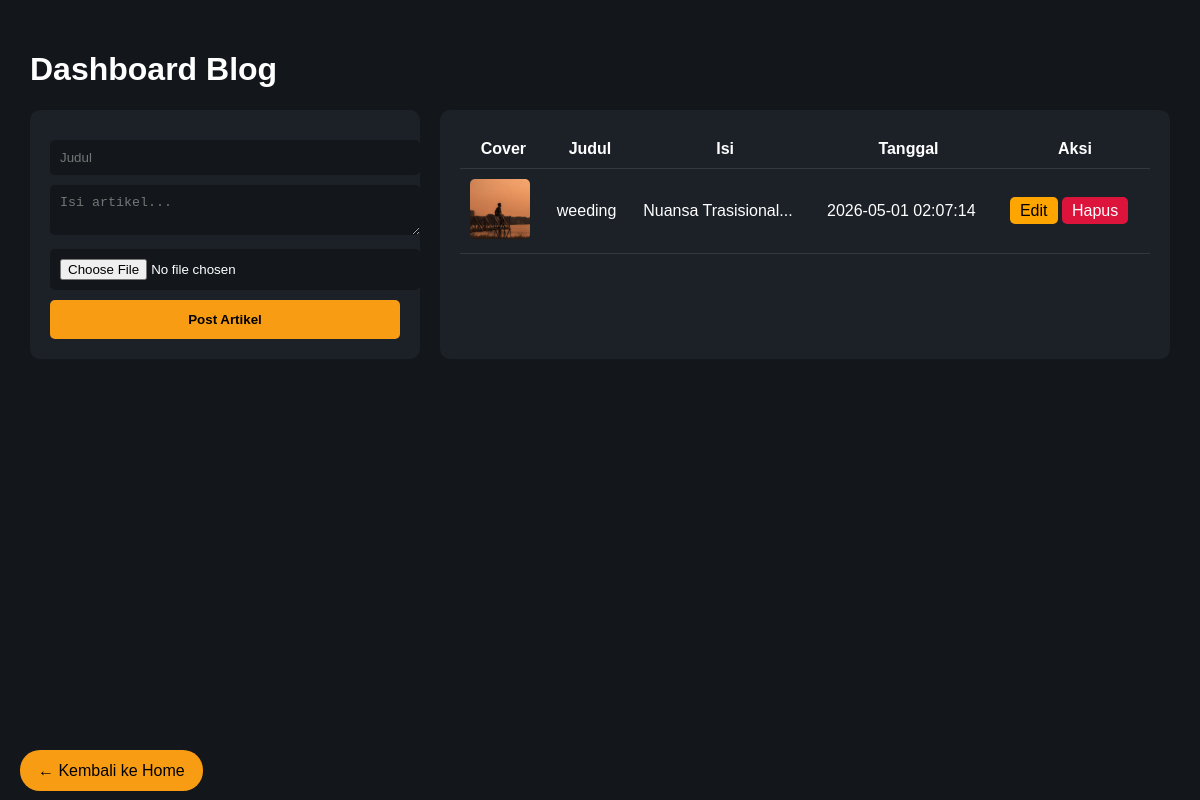
Screenshot of /blog.php with the database file from the repository.
### tables this page shows
CREATE TABLE `blog` (
  `id_blog` int(11) NOT NULL,
  `id_admin` int(11) DEFAULT NULL,
  `judul` varchar(200) DEFAULT NULL,
  `isi` text DEFAULT NULL,
  `gambar` varchar(255) DEFAULT NULL,
  `tanggal` timestamp NOT NULL DEFAULT current_timestamp()
);

### blog.php (the view, shortened to what this page needs)
<?php
$conn = mysqli_connect("localhost", "root", "", "jocafee");
$editData = null;
?>
<!DOCTYPE html>
<html>
<head>
</head>
<body>
<h1>Dashboard Blog</h1>
<div class="grid">
<div class="form-box">
<form method="POST" enctype="multipart/form-data">
<input type="text" name="judul"
value="<?= $editData['judul'] ?? '' ?>" placeholder="Judul" required>
<textarea name="isi" placeholder="Isi artikel..." required><?= $editData['isi'] ?? '' ?></textarea>
<input type="file" name="gambar">
<button type="submit" name="<?= $editData ? 'update_artikel' : 'tambah_artikel' ?>">
<?= $editData ? 'Update Artikel' : 'Post Artikel' ?>
</button>
</form>
</div>
<div class="table-box">
<table>
<thead>
<tr>
<th>Cover</th>
<th>Judul</th>
<th>Isi</th>
<th>Tanggal</th>
<th>Aksi</th>
</tr>
</thead>
<tbody>
<?php
$res = mysqli_query($conn, "SELECT * FROM blog ORDER BY id_blog DESC");
while ($row = mysqli_fetch_assoc($res)) :
$foto = $row['gambar'] ? "assets/img/blog/".$row['gambar'] : "https://via.placeholder.com/60";
?>
<tr>
<td><img src="<?= $foto ?>"></td>
<td><?= $row['judul'] ?></td>
<td><?= substr($row['isi'],0,50) ?>...</td>
<td><?= $row['tanggal'] ?></td>
<td>
<a href="?edit=<?= $row['id_blog'] ?>" class="edit">Edit</a>
<a href="?hapus=<?= $row['id_blog'] ?>" class="delete" onclick="return confirm('Hapus?')">Hapus</a>
</td>
</tr>
<?php endwhile; ?>
</tbody>
</table>
</div>
</div>
<div class="back-home">
<a href="index.php">← Kembali ke Home</a>
</div>
</body>
</html>

### blog.php (style rules this page uses)
:root { --bg-main: #13171c; --bg-card: #1c2128; --text-main: #ffffff; --text-muted: #a0aab5; --accent-gold: #f89d13; }
body { margin: 0; font-family: Arial; background: var(--bg-main); color: var(--text-main); padding: 30px; }
.grid { display: flex; gap: 20px; }
.form-box { background: var(--bg-card); padding: 20px; border-radius: 10px; width: 350px; }
.form-box input, .form-box textarea { width: 100%; margin-top: 10px; padding: 10px; border: none; border-radius: 5px; background: var(--bg-main); color: white; }
.form-box button { margin-top: 10px; width: 100%; padding: 12px; background: var(--accent-gold); border: none; border-radius: 5px; font-weight: bold; cursor: pointer; }
.table-box { background: var(--bg-card); padding: 20px; border-radius: 10px; flex: 1; }
table { width: 100%; border-collapse: collapse; }
th, td { padding: 10px; border-bottom: 1px solid rgba(255,255,255,0.1); }
img { width: 60px; height: 60px; object-fit: cover; border-radius: 5px; }
.delete { background: crimson; color: white; padding: 5px 10px; border-radius: 5px; text-decoration: none; }
.edit { background: orange; color: black; padding: 5px 10px; border-radius: 5px; text-decoration: none; }
.back-home { position: fixed; bottom: 20px; left: 20px; }
.back-home a { background: var(--accent-gold); color: black; padding: 12px 18px; border-radius: 20px; text-decoration: none; }

### rows the page displays
blog: gambar (picture), judul "weeding", isi "Nuansa Trasisional", tanggal "2026-05-01 02:07:14"
